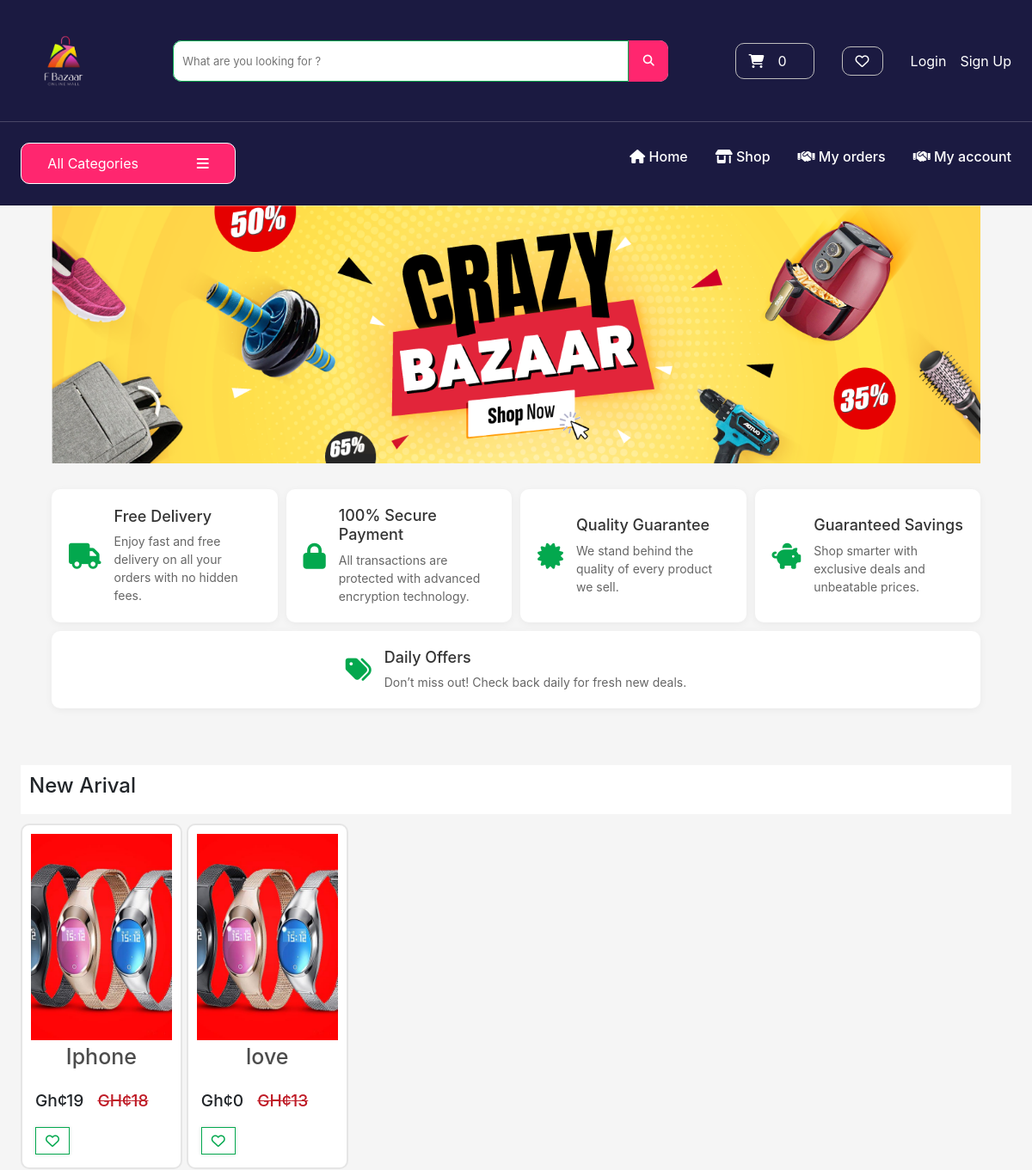
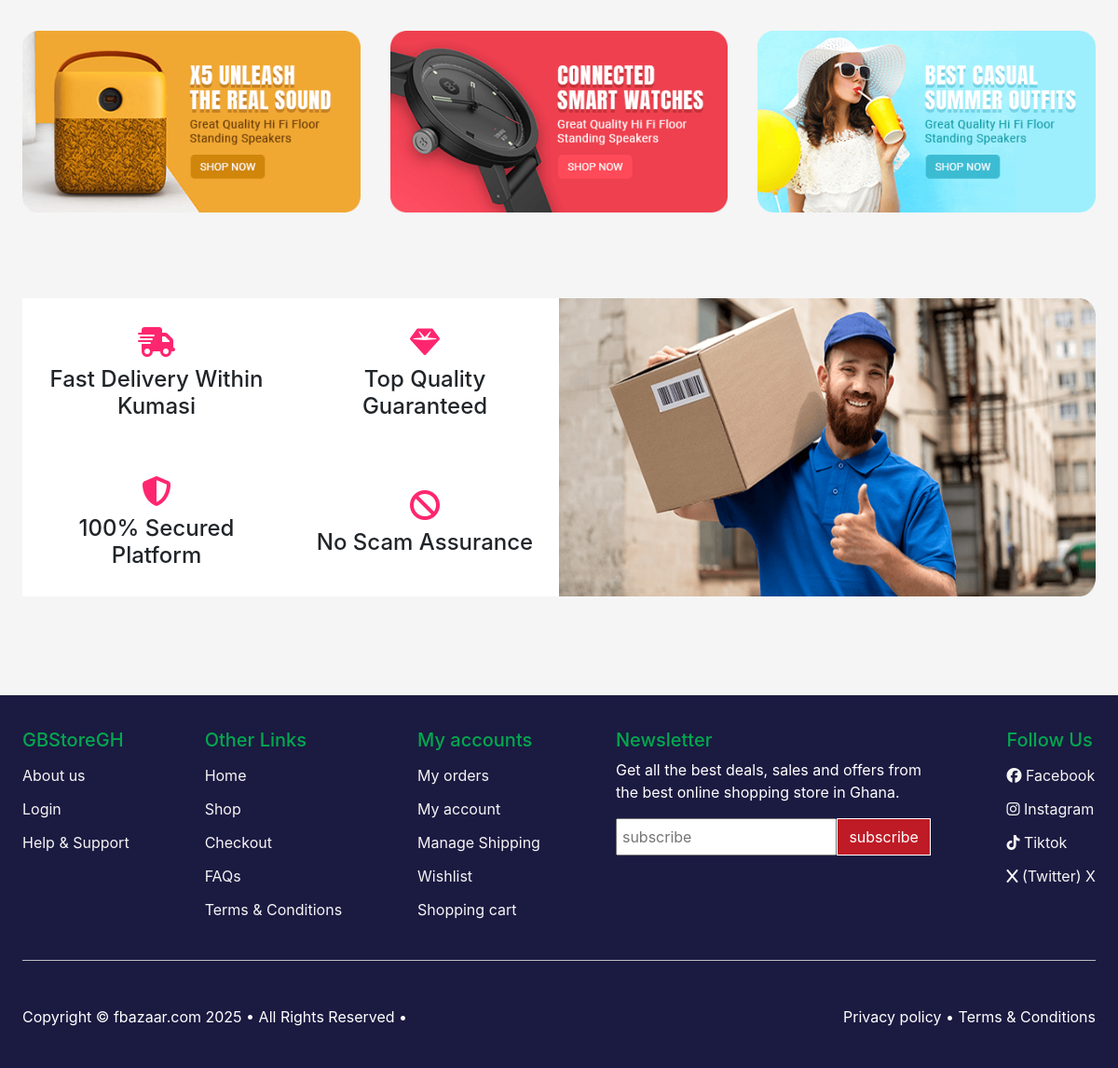
The page / on the database its author committed (2 pictures, top to bottom).
### store/models.py (models this page shows, shortened)
class Banner(models.Model):
    name = models.CharField(max_length=100)
    image = models.ImageField(upload_to='banner-img')
    class Meta:
        verbose_name_plural = 'Banners'

class Product(models.Model):
    category = models.ForeignKey(Category, related_name='product', on_delete=models.CASCADE)
    title = models.CharField(max_length=200)
    content = models.CharField(max_length=200, null=True)
    description1 = models.CharField(max_length=250, blank=True, default="")
    description2 = models.CharField(max_length=250, blank=True, default="")
    description3 = models.CharField(max_length=250, blank=True, default="")
    description4 = models.CharField(max_length=250, blank=True, default="")
    description5 = models.CharField(max_length=250, blank=True, default="")
    description6 = models.CharField(max_length=250, blank=True, default="")
    description7 = models.CharField(max_length=250, blank=True, default="")
    brand = models.CharField(max_length=100, default='un-branded')
    product_availability = models.CharField(max_length=20, choices=PRODUCT_AVAILABILITY, default='in stock')
    total_products = models.PositiveIntegerField(default=0)
    available_products = models.PositiveIntegerField(default=0)
    image1 = models.ImageField(upload_to='product1/img', default='default.jpg')
    image2 = models.ImageField(upload_to='product2/img', default='default.jpg')
    image3 = models.ImageField(upload_to='product3/img', default='default.jpg')
    normal_price = models.PositiveBigIntegerField(null=True)
    final_price = models.PositiveBigIntegerField()
    date_added = models.DateTimeField(auto_now_add=True)
    slug = models.SlugField(max_length=250, null=True)
    class Meta:
        verbose_name_plural = 'products'
        ordering = ['date_added',]
    def get_absolute_url(self):
        return reverse('product-info', args=[self.slug])

### store/views.py (the view, shortened to what this page needs)
# urls.py: path('', views.index, name='index'),
def index(request):
    laptopshops = LaptopsAndTablet.objects.all()
    applesytems = AppleSystem.objects.all()
    gaminglaptops = GamingLaptops.objects.all()
    accessories = ComputerAccessories.objects.all()
    components = ComponentsAndParts.objects.all()
    surviellences = SurveillanceSystems.objects.all()
    heels = HeelsAndSlippers.objects.all()
    shoes = ShoesAndSlippers.objects.all()
    banners = Banner.objects.all()
    products = Product.objects.all()[:5]
    context = {
        'laptopshops': laptopshops,
        'applesytems': applesytems,
        'gaminglaptops': gaminglaptops,
        'accessories': accessories,
        'components': components,
        'surviellences': surviellences,
        'heels': heels,
        'shoes': shoes,
        'products': products,
        'banners': banners
    }
    return render(request, 'store/index.html', context)

### cart/cart.py (called while the page is built)
    def __len__(self):
        return sum(item['qty'] for item in self.cart.values())

### cart/context_processors.py (called while the page is built)
def cart(request):
    return {'cart': Cart(request)}

### store/models.py (called while the page is built)
    def get_absolute_url(self):
        return reverse('accessory-info', args=[self.slug])

### store/views.py (called while the page is built)
def categories(request):
    all_categories = Category.objects.all()
    return {'all_categories': all_categories}

### store/templates/store/index.html (shortened to what this page needs)
{% extends 'store/base.html' %} {% load static %} {% block content %}
<div id="main-contents" style="display: none;">
  <div class="slide-show">
    <div class="slides-container">
      {% for banner in banners %}
      <div class="slide">
        <img src="{{banner.image.url}}" alt="Slide 3" />
      </div>
      {% endfor %}
    </div>
  </div>
</div>
<section class="features-container">
  <div class="feature">
    <i class="fas fa-truck"></i>
    <div class="feature-content">
      <h3>Free Delivery</h3>
      <p>Enjoy fast and free delivery on all your orders with no hidden fees.</p>
    </div>
  </div>
  <div class="feature">
    <i class="fas fa-lock"></i>
    <div class="feature-content">
      <h3>100% Secure Payment</h3>
      <p>All transactions are protected with advanced encryption technology.</p>
    </div>
  </div>
  <div class="feature">
    <i class="fas fa-certificate"></i>
    <div class="feature-content">
      <h3>Quality Guarantee</h3>
      <p>We stand behind the quality of every product we sell.</p>
    </div>
  </div>
  <div class="feature">
    <i class="fas fa-piggy-bank"></i>
    <div class="feature-content">
      <h3>Guaranteed Savings</h3>
      <p>Shop smarter with exclusive deals and unbeatable prices.</p>
    </div>
  </div>
  <div class="feature">
    <i class="fas fa-tags"></i>
    <div class="feature-content">
      <h3>Daily Offers</h3>
      <p>Don’t miss out! Check back daily for fresh new deals.</p>
    </div>
  </div>
</section>
<div class="product-main-container">
  <div class="product-container">
    <div class="heading">
      <h2>New Arival</h2>
    </div>
    <div class="product-dsiplay-grid">
      {% for product in products %}
      <div class="product">
        <a href="{{ product.get_absolute_url }}">
          <img src="{{ product.image1.url }}" alt="{{ product.title }}" />
          <h4 style="font-size: 25px;">{{ product.title }}</h4>
        </a>
        <div class="product-details">
          <div class="price-wishlist-btn">
            <div class="price">
              <p>Gh¢{{ product.final_price }}</p>
              <p class="canceled">GH¢{{ product.normal_price }}</p>
            </div>
            <div class="add-to-wishlist">
              <a href="{% url 'add-to-wishlist' product.slug %}">
                <button> <i class="fa-regular fa-heart"></i> </button>
              </a>
            </div>
          </div>
        </div>
      </div>
      {% endfor %}
    </div>
  </div>
  <div class="deal-advert">
    <div class="deal">
      <img src="{% static 'store/img/banner1.png' %}" alt="Slide 3" />
    </div>
    <div class="deal">
      <img src="{% static 'store/img/banner2.png' %}" alt="Slide 3" />
    </div>
    <div class="deal">
      <img src="{% static 'store/img/banner3.png' %}" alt="Slide 3" />
    </div>
  </div>
  <div class="shipping">
    <div class="shipping-text">
      <div class="ship">
        <div class="ship-tex">
          <i class="fa-solid fa-truck-fast"></i>
          <h4>Fast Delivery Within Kumasi</h4>
        </div>
        <div class="ship-tex">
          <i class="fa-solid fa-gem"></i>
          <h4>Top Quality Guaranteed</h4>
        </div>
      </div>
      <div class="ship">
        <div class="ship-tex">
          <i class="fa-solid fa-shield-halved"></i>
          <h4>100% Secured Platform</h4>
        </div>
        <div class="ship-tex">
          <i class="fa-solid fa-ban"></i>
          <h4>No Scam Assurance</h4>
        </div>
      </div>
    </div>
    <div class="shipping-img">
      <img src="{% static 'store/img/banner-shipping.png' %}" alt="{{ gaminglaptop.title }}" />
    </div>
  </div>
</div>
{% endblock %}

### store/static/store/styles.css (style rules this page uses)
* { padding: 0; margin: 0; text-decoration: none; list-style: none; box-sizing: border-box; }
:root { --black: #000; --red: #bf1b26; --white: #fff; --green: #03a84e; --blueBlack: #232f3e; --blue:#1b1a41; --pink: #ff266f; }
button { cursor: pointer; border: solid 1px; }
body { background-color: #f5f5f5; }
.slide-show { position: relative; width: 100%; padding: 0 5%; overflow: hidden; }
.slides-container { display: flex; transition: transform 1s ease-in-out; }
.slide { width: 100%; min-width: 100%; }
.slide img { width: 100%; height: 90vh; object-fit: cover; }
.product-main-container { padding: 2% 5%; }
.heading { width: 100%; display: flex; justify-content: space-between; align-items: center; background-color: var(--white); min-height: 7vh; padding: 10px; margin: 1% 0; border: 10px; }
.heading h2 { font-size: 1.5rem; }
.product { width: 100%; max-width: 300px; min-height: 40vh; background-color: var(--white); border: solid 2px rgba(0, 0, 0, 0.1); padding: 10px; position: relative; border-radius: 10px; transition: transform 0.3s ease; }
.product h4 { font-size: 1rem; color: rgba(0, 0, 0, 0.7); text-align: center; padding: 4px 0; }
.product img { width: 100%; height: 30vh; object-fit: cover; }
.product-dsiplay-grid { display: grid; gap: 5px; grid-template-columns: 1fr 1fr 1fr 1fr 1fr 1fr; }
.canceled { color: var(--red); text-decoration: line-through; }
.price { display: flex; gap: 1rem; align-items: center; font-weight: 500; }
.product-details, .add-to-cart-button { width: 100%; }
.price-wishlist-btn { padding: 2px 0; justify-content: space-between; flex-wrap: wrap; align-items: center; padding: 5px ; }
.price-wishlist-btn p { padding-top: 5px; font-size: 1.2rem; }
.add-to-wishlist { display: flex; width: 100%; gap: 1rem; }
.add-to-wishlist button { color: var(--green); font-size: 1rem; background-color: var(--white); box-shadow: 0 0 5px rgba(0, 0, 0, 0.1); padding:3px; width: 40px; min-height: 4vh; }
.deal-advert { padding: 3% 0; width: 100%; display: grid; grid-template-columns: 1fr 1fr 1fr ; gap: 2rem; max-width: 100%; }
.deal { width: 100%; }
.deal-advert img { width: 100%; }
@media (max-width: 1390px) { .slide-show { max-width: none; } }
.slide img { height: auto; }
@media (max-width: 1280px) { .first-header, .checkout-form-containers, .second-header, .third-header, .page-header, .product-main-container, .cart-main-container, .copy-right, .contact-us-container, .faq-main { padding: 2% 2%; } }
.features-container { display: flex; flex-wrap: wrap; justify-content: space-between; gap: 10px; padding: 30px 5%; }
.feature { flex: 1 1 250px; background: #fff; padding: 20px; border-radius: 10px; box-shadow: 0 2px 10px rgba(0, 0, 0, 0.05); display: flex; align-items: center; justify-content: center; gap: 15px; transition: transform 0.3s ease; }
.feature i { font-size: 30px; color: var(--green); }
.feature-content h3 { margin: 0 0 8px; font-size: 18px; color: #333; }
.feature-content p { margin: 0; font-size: 14px; color: #666; }
.shipping { display: flex; padding: 5% 0; }
.shipping-text { width: 100%; max-width: 100%; background-color: var(--white); min-height: 40vh; }
.ship { display: flex; font-size: 1rem; align-items: center; justify-content: center; height: 20vh; }
.ship i { color: var(--pink); font-size: 2rem; padding: 10px 0; }
.ship-tex { display: flex; flex-direction: column; align-items: center; justify-content: center; text-align: center; width: 100%; height: 100%; margin: 10px; }
.shipping-img { width: 100%; max-width: 100%; }
.shipping-img img { width: 100%; height: 40vh; }

### rows shown on the page
Banner: image (picture)
Product: image1 (picture), title "Iphone", final_price "19", normal_price "18"
Product: image1 (picture), title "love", final_price "0", normal_price "13"
